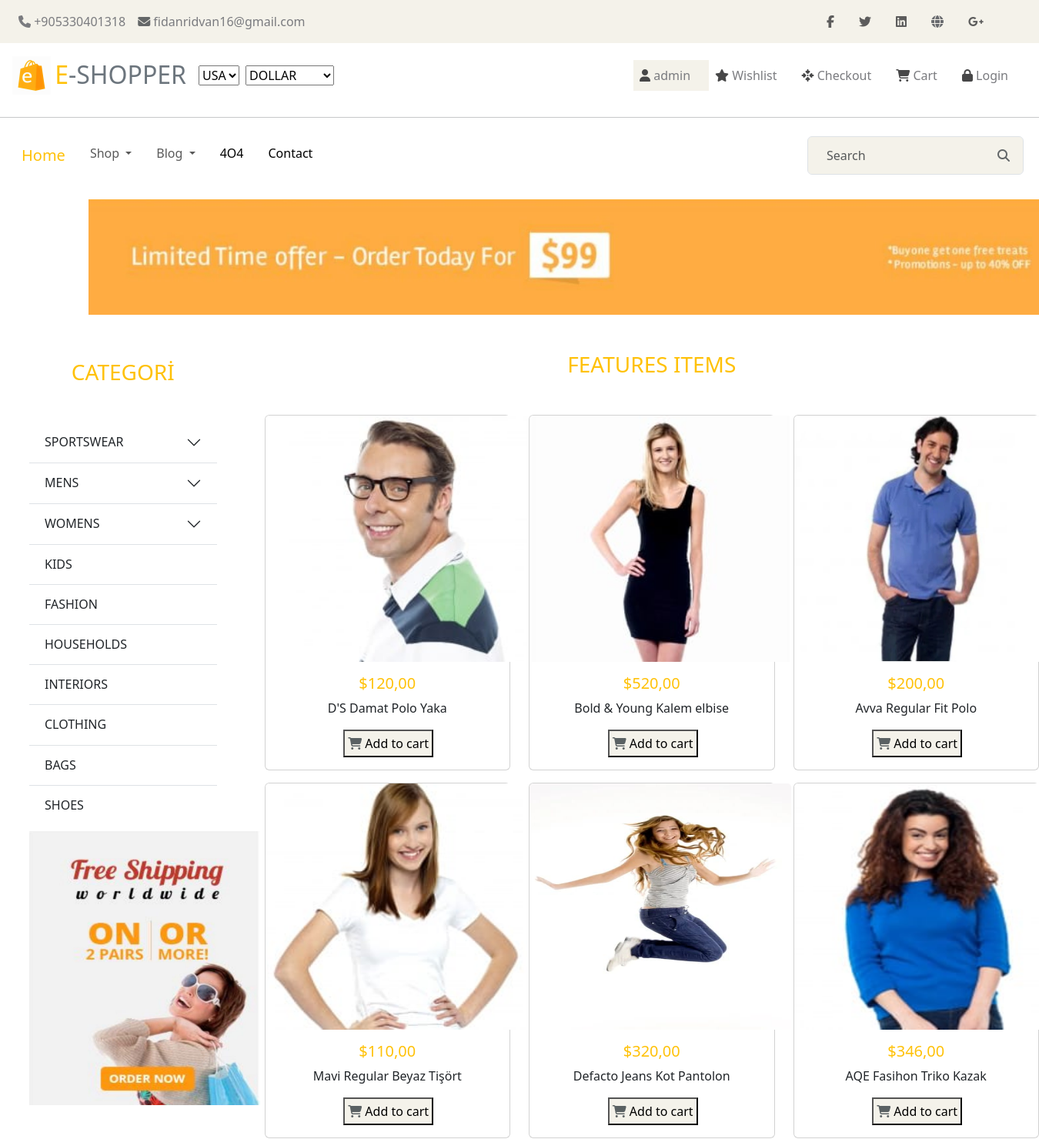
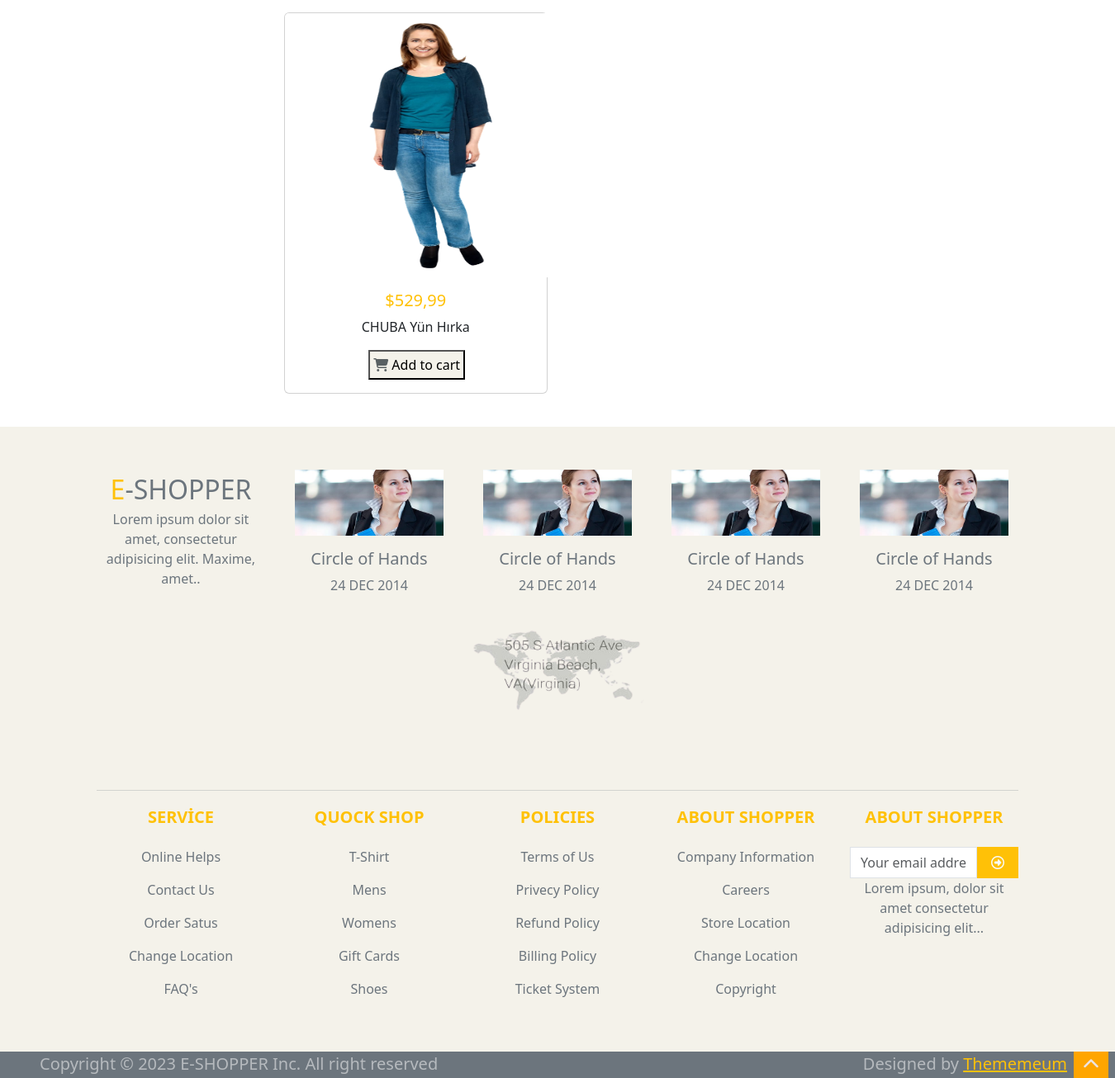
The page /product (signed in) on the database its author committed (2 pictures, top to bottom).
### movies/models.py (models this page shows, shortened)
class Product(models.Model):
    isim = models.CharField(max_length=50)
    fiyat = models.DecimalField(max_digits=10, decimal_places=2)
    resim = models.FileField(upload_to="ürünler/",verbose_name="Ürün Resmi", null=True,blank=True)

### movies/views.py (the view)
# urls.py: path('product', product, name="shop"),
def product(request):
    ürünler = Product.objects.all()
    search = ""
    if request.GET.get('search'):
        search = request.GET.get('search')
        ürünler = Product.objects.filter(isim__icontains = search)
    context = {
       'ürünler':ürünler
    }
    return render(request, 'shop.html',context)

### templates/shop.html (shortened to what this page needs)
{% extends "index.html" %}
{% load static %}
    {% block content %}
    {% include "includes/_navbar.html" %}
       <div class="row">
        <div class="col-1"></div>
        <div class="col-8 mb-5">
           <img src="{% static 'img/baslık.jpg' %}" style="height: 150px;" alt="">
        </div>
        <div class="col-3"></div>
       </div>
     <div class="row">
        <div class="col-3 rido">
           <h3 class="text-warning text-center mb-5">CATEGORİ</h3>
       <div class="accordion accordion-flush" id="accordionFlushExample">
        <div class="accordion-item">
          <h2 class="accordion-header">
            <button class="accordion-button collapsed" type="button" data-bs-toggle="collapse" data-bs-target="#flush-collapseOne" aria-expanded="false" aria-controls="flush-collapseOne">
              SPORTSWEAR
            </button>
          </h2>
        </div>
        <div class="accordion-item">
          <h2 class="accordion-header">
            <button class="accordion-button collapsed" type="button" data-bs-toggle="collapse" data-bs-target="#flush-collapseTwo" aria-expanded="false" aria-controls="flush-collapseTwo">
              MENS
            </button>
          </h2>
        </div>
        <div class="accordion-item">
          <h2 class="accordion-header">
            <button class="accordion-button collapsed" type="button" data-bs-toggle="collapse" data-bs-target="#flush-collapseThree" aria-expanded="false" aria-controls="flush-collapseThree">
              WOMENS
            </button>
          </h2>
        </div>
        <div class="accordion-item">
          <h2 class="accordion-header">
            <button class="accordion-button1 collapsed" type="button" >
              KIDS
            </button>
          </h2>
        </div>
        <div class="accordion-item">
          <h2 class="accordion-header">
            <button class="accordion-button1 collapsed" type="button">
              FASHION
            </button>
          </h2>
        </div>
        <div class="accordion-item">
          <h2 class="accordion-header">
            <button class="accordion-button1 collapsed" type="button">
              HOUSEHOLDS
            </button>
          </h2>
        </div>
        <div class="accordion-item">
          <h2 class="accordion-header">
            <button class="accordion-button1 collapsed" type="button">
              INTERIORS
            </button>
          </h2>
        </div>
        <div class="accordion-item">
          <h2 class="accordion-header">
            <button class="accordion-button1 collapsed" type="button">
              CLOTHING
            </button>
          </h2>
        </div>
        <div class="accordion-item">
          <h2 class="accordion-header">
            <button class="accordion-button1 collapsed" type="button">
              BAGS
            </button>
          </h2>
        </div>
        <div class="accordion-item">
          <h2 class="accordion-header">
            <button class="accordion-button1 collapsed" type="button">
              SHOES
            </button>
          </h2>
        </div>
      </div>
      <div class="col-12 mt-2">
        <img src="{% static 'img/afiş.jpg' %}" style="width: 300px;" alt="">
      </div>
    </div>
        <div class="col-9">
          <h3 class="text-warning text-center mb-5">FEATURES ITEMS</h3>
          <div class="row">
         {% for i in ürünler %}
         <div class="col-4 mb-3">
          <div class="card">
          {% if i.resim %}
                <img src="{{ i.resim.url }}"  class="card-img-top" alt="..." style="width: 340px; height: 320px;">
            {% else %}
                <img src="{% static 'img/man1.jpg' %}" class="card-img-top" alt="...">
            {% endif %}
            <div class="card-body">
              <h5 class="card-title text-warning text-center">${{i.fiyat}}</h5>
              <p class="card-text text-center">{{i.isim}}</p>
              <button class="p-1 justify-content-center dodo"><i class="fa-solid fa-cart-shopping" style="color: #5a6163;"></i>  Add to cart</button>
            </div>
          </div>
         </div>
         {% endfor %}
        </div>
        </div>
       </div>
{% endblock content %}

### templates/includes/_navbar.html (shortened to what this page needs)
{% load static %}
<header>
      <nav class="navbar navbar-expand-lg navbar-light bg-bej px-3 mb-1 pe-5">
        <div class="collapse navbar-collapse" id="navbarNav">
            <ul class="navbar-nav">
                <li class="nav-item active">
                    <a class="nav-link" href="#">
                      <i class="fa-solid fa-phone" style="color: #7a7b7f;"></i>
                       <span style="color: #7a7b7f;"> +905330401318 </span>
                    </a>
                </li>
                <li class="nav-item">
                    <a class="nav-link" href="#">
                      <i class="fa-solid fa-envelope" style="color: #646768;"></i>
                  <span style="color: #7a7b7f;">fidanridvan16@gmail.com</span>
                    </a>
                </li>
            </ul>
        </div>
        <div>
            <ul class="navbar-nav">
                <li class="nav-item">
                    <a class="nav-link me-3" href="#">
                      <i class="fa-brands fa-facebook-f" style="color: #5c5c5c;"></i>
                    </a>
                </li>
                <li class="nav-item">
                    <a class="nav-link me-3" href="#">
                      <i class="fa-brands fa-twitter" style="color: #5c5c5c;"></i>
                    </a>
                </li>
                <li class="nav-item">
                    <a class="nav-link me-3" href="#">
                      <i class="fa-brands fa-linkedin" style="color: #5c5c5c;"></i>
                    </a>
                </li>
                <li class="nav-item">
                    <a class="nav-link me-3" href="#">
                      <i class="fa-solid fa-globe" style="color: #686a6e;"></i>
                    </a>
                </li>
                <li class="nav-item">
                    <a class="nav-link me-3" href="#">
                      <i class="fa-brands fa-google-plus-g" style="color: #5c5c5c;"></i>
                    </a>
                </li>
            </ul>
        </div>
    </nav>
      <nav class="navbar navbar-expand-lg navbar-light bg-white px-3">
        <a class="navbar-brand" href="{% url 'index' %}">
            <img src=" {% static 'img/logo.jpg' %}" width="50" height="50" class="d-inline-block align-top" alt="Logo">
            <span class="text-warning fs-2 fw-medium">E</span><span class="text-secondary fs-2 fw-medium">-SHOPPER</span>
        </a>
        <ul class="navbar-nav ">
            <li class="nav-item">
                <select class="custom-select me-2">
                    <option value="1">USA</option>
                </select>
            </li>
            <li class="nav-item">
                <select class="custom-select">
                    <option value="3">DOLLAR</option>
                </select>
            </li>
         </ul>
           <ul class="navbar-nav ms-auto">
            {% if user.is_authenticated %}
            <li class="nav-item bg-bej">
                <a class="nav-link me-3" href="{% url 'register' %}">
                  <i class="fa-solid fa-user" style="color: #474748"></i>
                  <span style="color: #7a7b7f;">{{request.user}}</span>
                </a>
            </li>
            {% endif %}
            <li class="nav-item">
                <a class="nav-link me-3" href="#">
                  <i class="fa-solid fa-star" style="color:#474748"></i>
                  <span style="color: #7a7b7f;">Wishlist</span>
                </a>
            </li>
            <li class="nav-item">
                <a class="nav-link me-3" href="{% url 'shop' %}">
                  <i class="fa-solid fa-arrows-to-dot" style="color: #474748"></i>
                  <span style="color: #7a7b7f;">Checkout</span>
                </a>
            </li>
            <li class="nav-item">
                <a class="nav-link me-3" href="{% url 'cart' %}">
                  <i class="fa-solid fa-cart-shopping" style="color: #474748"></i>
                  <span style="color: #7a7b7f;">Cart</span>
                </a>
            </li>
            <li class="nav-item">
                <a class="nav-link me-3" href="{% url 'login' %}" role="button">
                  <i class="fa-solid fa-lock" style="color: #474748"></i>
                  <span style="color: #7a7b7f;">Login</span>
                </a>
            </li>
          </ul>
    </nav>
    <hr>
      <nav class="navbar navbar-expand-lg bg-transparent mb-4">
        <div class="container-fluid">
          <div class="collapse navbar-collapse" id="navbarSupportedContent">
            <ul class="navbar-nav me-auto mb-2 mb-lg-0 ">
              <li class="nav-item rido2">
                <a class="nav-link active" aria-current="page" href="{% url 'index' %}"> <span class="text-warning fs-5">Home</span> </a>
              </li>
              <li class="nav-item dropdown rido2">
                <a class="nav-link dropdown-toggle" href="#" role="button" data-bs-toggle="dropdown" aria-expanded="false">
                  Shop
                </a>
              </li>
              <li class="nav-item dropdown rido2">
                <a class="nav-link dropdown-toggle" href="#" role="button" data-bs-toggle="dropdown" aria-expanded="false">
                 Blog
                </a>
              </li>
              <ul class="navbar-nav">
                <li class="nav-item rido2">
                  <a class="nav-link active" aria-current="page" href="#">4O4 </a>
                </li>
                <li class="nav-item rido2">
                  <a class="nav-link active" aria-current="page" href="{% url 'contact' %}">Contact </a>
                </li>
              </ul>
            </ul>
          <div class="input-container">
            <form action="{% url 'shop' %}" class="d-flex " role="search">
              <input class="form-control me-2 bg-bej p-4" id="myInput" type="search" name="search" placeholder="Search" aria-label="Search">
              <i class="icon1 pe-3"><i class="fa-solid fa-magnifying-glass" style="color: #636769;"></i></i>
            </form>
          </div>
  </div>
        </div>
      </nav>
 </header>

### static/style.css (style rules this page uses)
* { margin: 0; padding: 0; box-sizing: border-box; }
.bg-bej { background-color:#f4f2ea ; }
.input-container { position: relative; }
#myInput { height: 35px; padding: 0 20px; }
.icon1 { position: absolute; right: 10px; top: 50%; transform: translateY(-50%); color: #666; }
.dodo { margin-left: 30%; background-color: #f4f2ea; }
.accordion-button1 { position: relative; display: flex; align-items: center; width: 100%; padding: var(--bs-accordion-btn-padding-y) var(--bs-accordion-btn-padding-x); font-size: 1rem; color: var(--bs-accordion-btn-color); text-align: left; background-color: var(--bs-accordion-btn-bg); border: 0; border-radius: 0; overflow-anchor: none; transition: var(--bs-accordion-transition); }
.rido { padding: 10px 50px; }
.rido2 { padding:0 8px; }

### rows shown on the page
Product: resim (picture), fiyat "120,00", isim "D'S Damat Polo Yaka"
Product: resim (picture), fiyat "520,00", isim "Bold & Young Kalem elbise"
Product: resim (picture), fiyat "200,00", isim "Avva Regular Fit Polo"
Product: resim (picture), fiyat "110,00", isim "Mavi Regular Beyaz Tişört"
Product: resim (picture), fiyat "320,00", isim "Defacto Jeans Kot Pantolon"
Product: resim (picture), fiyat "346,00", isim "AQE Fasihon Triko Kazak"
Product: resim (picture), fiyat "529,99", isim "CHUBA Yün Hırka"

### other values the page prints
{{ request.user }} "admin"
